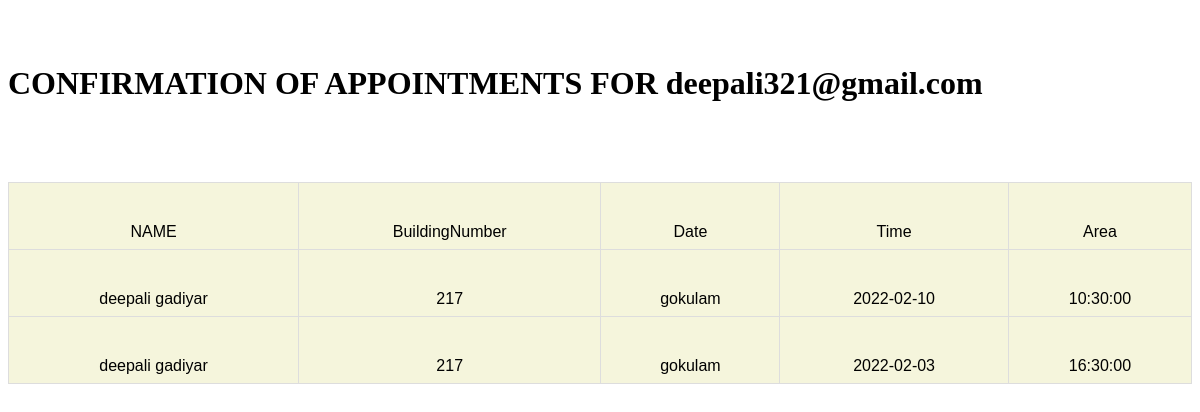
The app's page /conf.php (signed in) with its own data.
### tables this page shows
CREATE TABLE `personal_details` (
  `fullName` varchar(100) NOT NULL,
  `phoneNumber` bigint(10) NOT NULL,
  `email` varchar(100) NOT NULL,
  `wardNumber` varchar(10) NOT NULL,
  `buildingNumber` varchar(10) NOT NULL,
  `streetName` varchar(100) NOT NULL,
  `area` varchar(100) NOT NULL,
  `pinCode` int(6) NOT NULL,
  PRIMARY KEY (`email`)
);

CREATE TABLE `members` (
  `user_name` varchar(50) NOT NULL,
  `email` varchar(100) NOT NULL,
  `id_type` varchar(50) NOT NULL,
  `id_number` varchar(50) NOT NULL,
  `app_date` date NOT NULL,
  `app_time` time NOT NULL,
  PRIMARY KEY (`email`)
);

### conf.php (the view, shortened to what this page needs)
<?php
include_once 'connection.php';
$email=$_SESSION['email'];
$result = mysqli_query($db,"SELECT fullName,buildingNumber,area,app_date,app_time  FROM personal_details,members where personal_details.email='$email'");
?>
<!DOCTYPE html>
<html>
 <head>
 <link rel="stylesheet" href="styles.css">
 </head>
<body>
<?php
if (mysqli_num_rows($result) > 0) {
?>
  <table>
  <tr>
    <br><br>
      <h1>CONFIRMATION OF APPOINTMENTS FOR <?php echo $email?></h1>
    <td>NAME</td>
    <td>BuildingNumber</td>
    <td>Date</td>
    <td>Time</td>
    <td>Area</td>
  </tr>
<?php
while($row = mysqli_fetch_array($result)) {
?>
<tr>
    <td><?php echo $row["fullName"]; ?></td>
    <td><?php echo $row["buildingNumber"]; ?></td>
    <td><?php echo $row["area"]; ?></td>
    <td><?php echo $row["app_date"]; ?></td>
    <td><?php echo $row["app_time"]; ?></td>
</tr>
<?php
}
?>
</table>
 <?php
}
else{
    echo "No result found";
}
?>
 </body>
</html>

### styles.css (style rules this page uses)
body { background:white ; }
table { margin-top: 80px; font-family: arial, sans-serif; border-collapse: collapse; background-color:beige; width: 100%; }
td, th { border: 1px solid #dddddd; text-align: center; padding: 8px; padding-top: 40px; }
tr:nth-child(even) { background-color:beige ; }

### records on screen
personal_details: fullName "deepali gadiyar", buildingNumber "217", area "gokulam", members.app_date "2022-02-10", members.app_time "10:30:00", members.app_date "2022-02-03", members.app_time "16:30:00"

### other values on screen
$email "deepali321@gmail.com"
